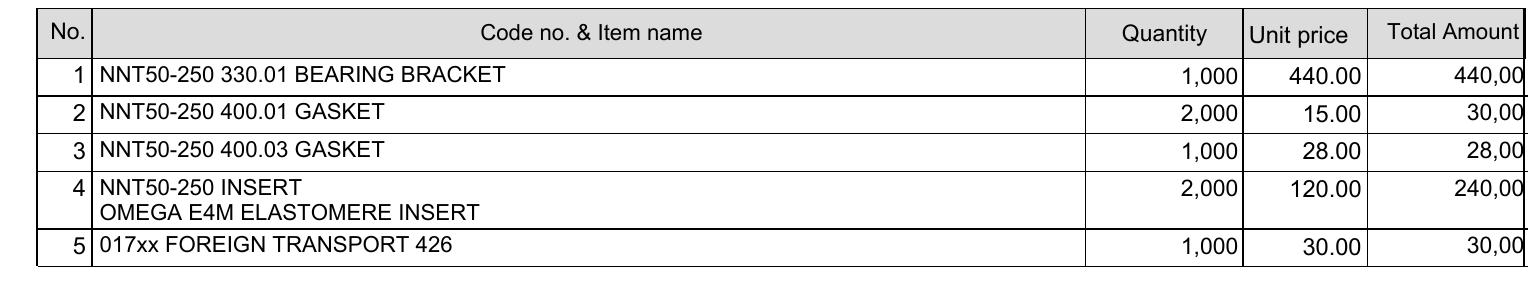
#> input picture op2.png, 1537 x 307 px, given in place of op4.png, which was not available
$ python extract.py   (older library calls are emulated)
#> lines starting #> are read from the running program, lines starting #| are printed output that depends on the picture; after the words box and inside, x2 and y2 are one past the last pixel; in counts of white or black regions, pixels touching at a corner belong together; pictures that were not available may be replaced by others from this repository, and a replacement may not be noted
# import the necessary packages
from sklearn.cluster import AgglomerativeClustering
from matplotlib import pyplot as plt
from pytesseract import Output
from tabulate import tabulate
import pandas as pd
import numpy as np
import pytesseract
import argparse
import imutils
import cv2

args = {
	"image": "cropped_output_images/op4.png",
	"output": "csv_files/file.csv",
	"min_conf": 0,
	"dist_thresh": 25.0,
	"min_size": 2,
}


# set a seed for our random number generator
np.random.seed(42)
# load the input image and convert it to grayscale
image = cv2.imread(args["image"])
#> image is the input picture: shape (307, 1537, 3); min 0, max 255, mean 231.8
gray = cv2.cvtColor(image, cv2.COLOR_BGR2GRAY)


# initialize a rectangular kernel that is ~5x wider than it is tall,
# then smooth the image using a 3x3 Gaussian blur and then apply a
# blackhat morpholigical operator to find dark regions on a light
# background
kernel = cv2.getStructuringElement(cv2.MORPH_RECT, (51, 11))
gray = cv2.GaussianBlur(gray, (3, 3), 0)
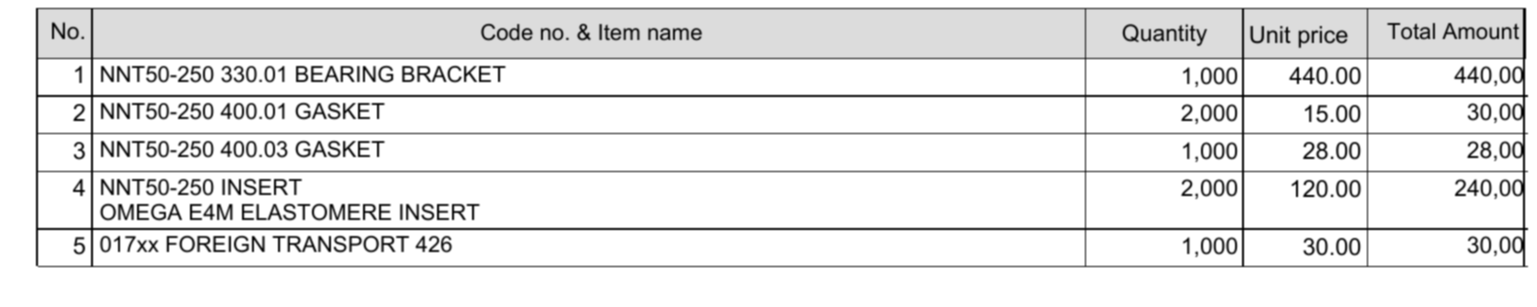
#> gray: shape (307, 1537); min 0, max 255, mean 231.8
blackhat = cv2.morphologyEx(gray, cv2.MORPH_BLACKHAT, kernel)
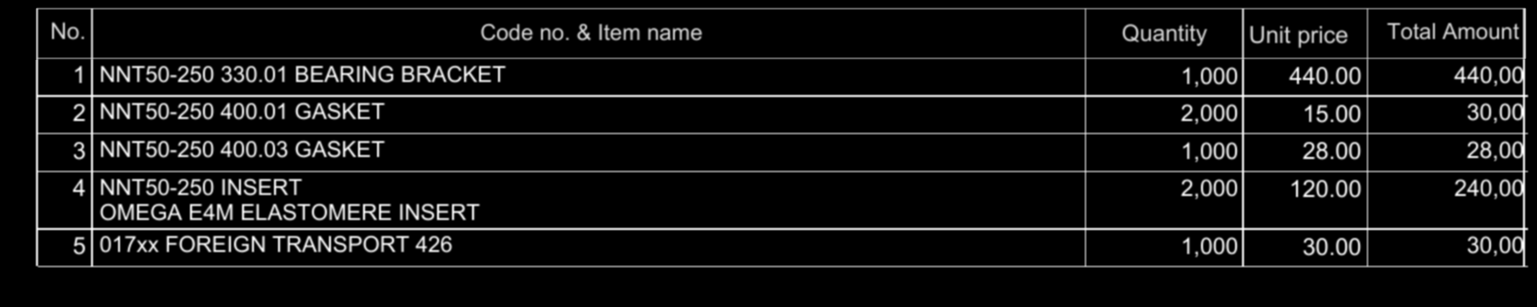
#> blackhat: shape (307, 1537); min 0, max 255, mean 17.3

# compute the Scharr gradient of the blackhat image and scale the
# result into the range [0, 255]
grad = cv2.Sobel(blackhat, ddepth=cv2.CV_32F, dx=1, dy=0, ksize=-1)
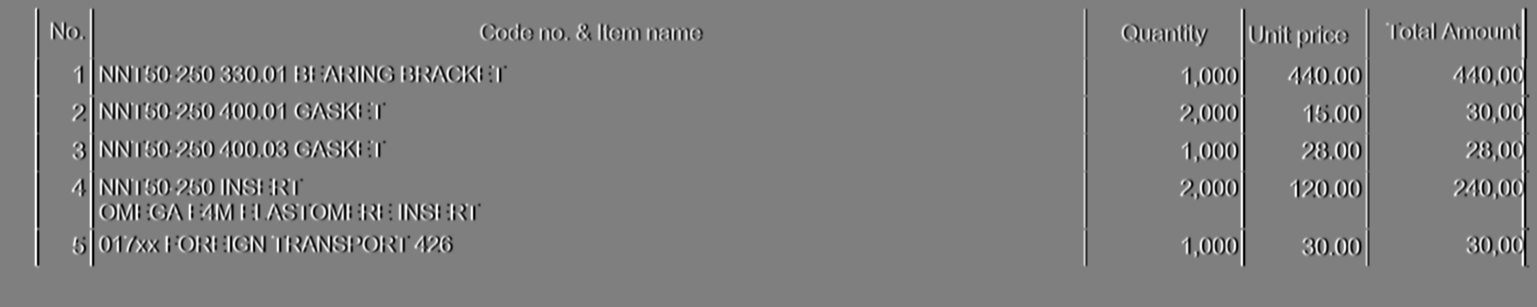
#> grad: shape (307, 1537) float32; min -3056, max 3063, mean 0; drawn with min black and max white
grad = np.absolute(grad)
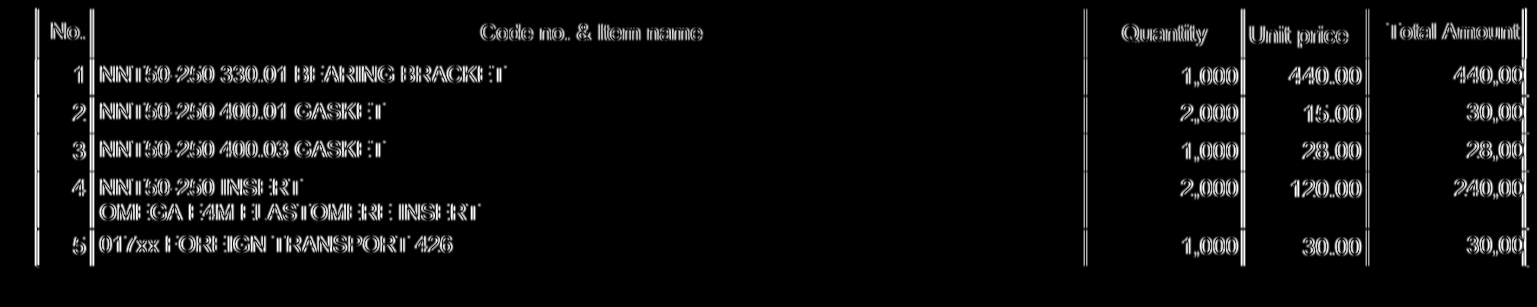
#> grad: shape (307, 1537) float32; min 0, max 3063, mean 163.2; drawn with min black and max white
(minVal, maxVal) = (np.min(grad), np.max(grad))
#> minVal = 0; maxVal = 3063
grad = (grad - minVal) / (maxVal - minVal)
grad = (grad * 255).astype("uint8")

# apply a closing operation using the rectangular kernel to close
# gaps in between characters, apply Otsu's thresholding method, and
# finally a dilation operation to enlarge foreground regions
grad = cv2.morphologyEx(grad, cv2.MORPH_CLOSE, kernel)
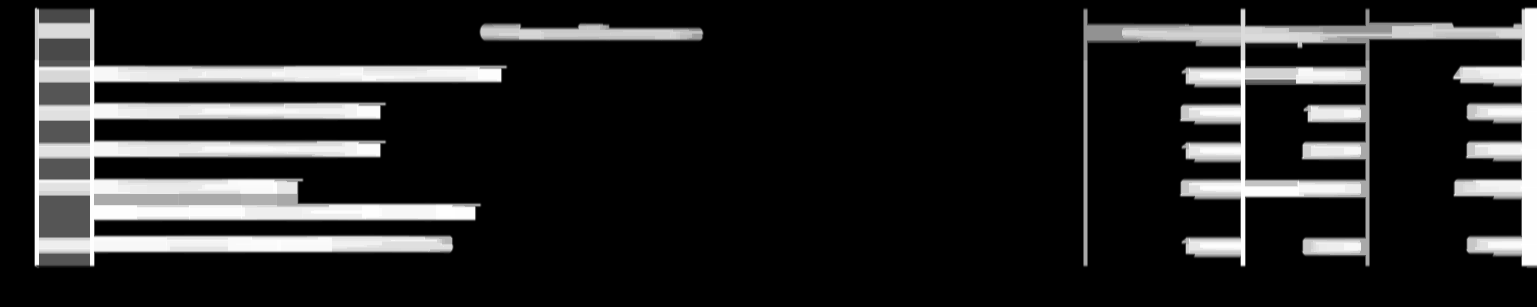
#> grad: shape (307, 1537); min 0, max 255, mean 36.6
thresh = cv2.threshold(grad, 0, 255,
				 cv2.THRESH_BINARY | cv2.THRESH_OTSU)[1]
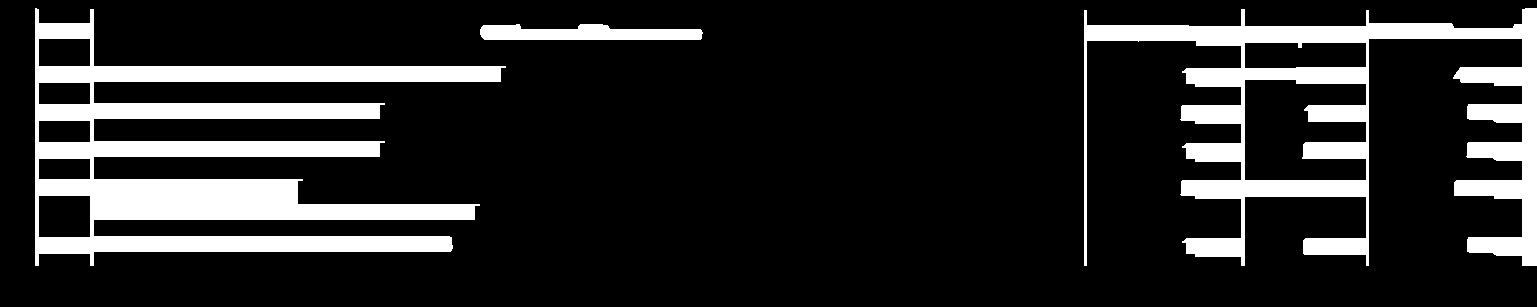
#> thresh: shape (307, 1537); 15.5% white; 3 white regions, box (x1, y1, x2, y2) and area: (35, 8, 506, 266) 39848, (1084, 8, 1537, 266) 30734, (480, 24, 703, 40) 2737
thresh = cv2.dilate(thresh, None, iterations=3)
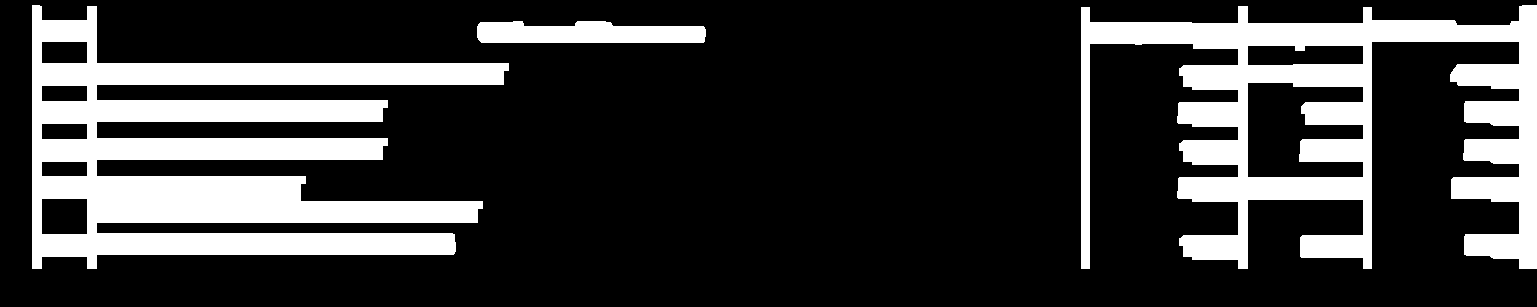
#> thresh: shape (307, 1537); 21.9% white; 3 white regions, box (x1, y1, x2, y2) and area: (32, 5, 509, 269) 54536, (1081, 5, 1537, 269) 44588, (477, 21, 706, 43) 4237
# plt.imshow("Thresh", thresh)

# set the PSM mode to detect sparse text, and then localize text in
# the table
options = "--psm 6"
#> (the run stopped early here; a loop or call above may not have finished)
